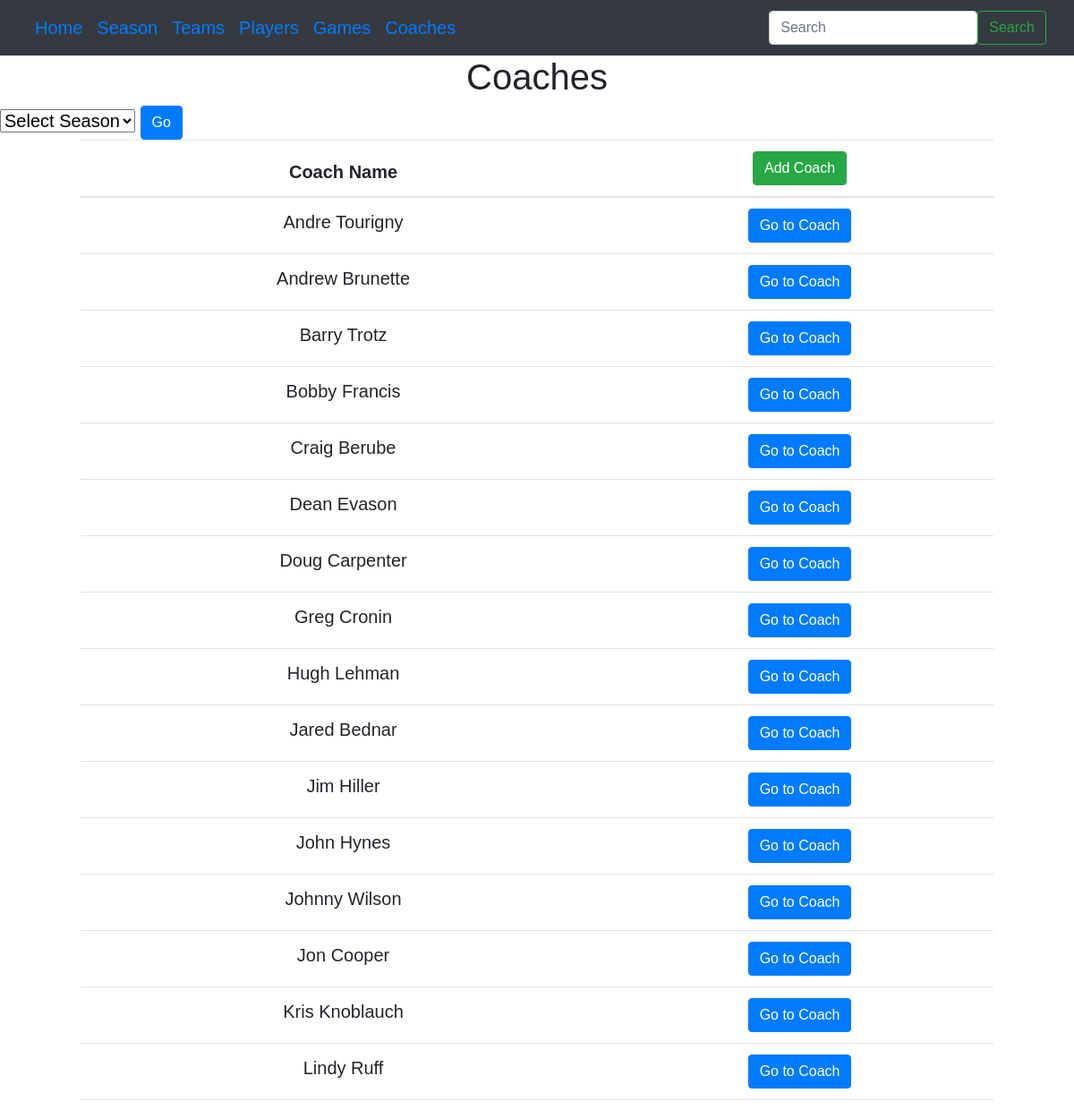
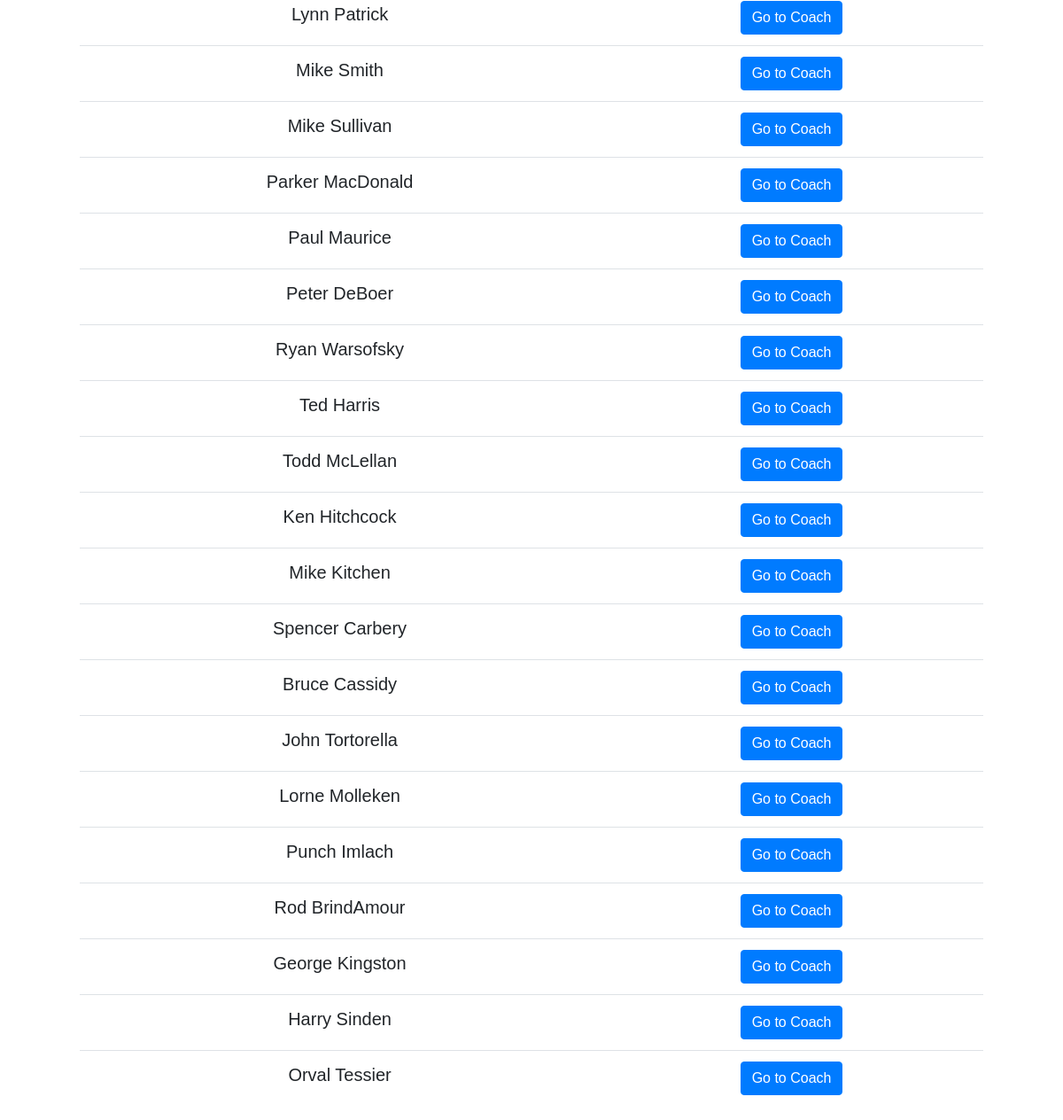
The app's page /coaches with its own data (2 pictures, top to bottom).
### tables this page shows
CREATE TABLE Coach (
    coachid INTEGER PRIMARY KEY,
    name TEXT,
    dateofbirth DATE,
    hometown TEXT
);

### flaskr/coach.py (the view, shortened to what this page needs)
@bp.route('/coaches', methods=['GET','POST'])
def coaches():
    db = get_db()
    cursor = db.execute(min_max_years)
    db.commit()
    max_min_years = []
    for result in cursor:
        max_min_years.append(result)
    max_year = max_min_years[0][0]
    min_year = max_min_years[0][1]
    years=[]
    for year in range(min_year, max_year+1):
        years.append(year)
    if request.method == 'GET':
        cursor = db.execute(coaches_query)
        db.commit()
        coaches = []
        for result in cursor:
            coaches.append(result)
        return render_template("coach/coaches.html", coaches = coaches, years = years)

### flaskr/db.py (called while the page is built)
def get_db():
    if 'db' not in g:
        g.db = sqlite3.connect(
            current_app.config['DATABASE'],
            detect_types=sqlite3.PARSE_DECLTYPES
        )
        g.db.row_factory = sqlite3.Row
    return g.db

### flaskr/templates/coach/coaches.html (shortened to what this page needs)
{% extends 'base.html' %}
{% block header %}
  <h1 class="headtitle">{% block title %}Coaches{% endblock %}</h1>
{% endblock %}
{% block content %}
<form method="POST" action="{{url_for('coach.coaches')}}">
    <select class="form-select" aria-label="Default select example" name="season_select">
        <option selected>Select Season</option>
    </select>
    <button type="submit" class="btn btn-primary">Go</button>
</form>
<div class="text-center mx-auto" style="width: 85%;">
    <table class="table">
    <thead>
        <tr>
        <th scope="col">Coach Name</th>
        <th><a href="{{url_for('coach.add_coaches_form')}}"><button type="button" class="btn btn-success">Add Coach</button></a></th>
        </tr>
    </thead>
    <tbody>
    {% for coach in coaches%}
    <tr>
    <td>{{coach[0]}}</td>
    <td>
        <a href="{{url_for('coach.coaches')}}/{{coach[1]}}"><button type="button" class="btn btn-primary">Go to Coach</button></a>
    </td>
    </tr>
    {% endfor %}
</div>
{% endblock %}

### flaskr/static/style.css (style rules this page uses)
body { font-size: 15pt; font-family: arial; }

### records on screen
Coach: name "Andre Tourigny"
Coach: name "Andrew Brunette"
Coach: name "Barry Trotz"
Coach: name "Bobby Francis"
Coach: name "Craig Berube"
Coach: name "Dean Evason"
Coach: name "Doug Carpenter"
Coach: name "Greg Cronin"
Coach: name "Hugh Lehman"
Coach: name "Jared Bednar"
Coach: name "Jim Hiller"
Coach: name "John Hynes"
Coach: name "Johnny Wilson"
Coach: name "Jon Cooper"
Coach: name "Kris Knoblauch"
Coach: name "Lindy Ruff"
Coach: name "Lynn Patrick"
Coach: name "Mike Smith"
Coach: name "Mike Sullivan"
Coach: name "Parker MacDonald"
Coach: name "Paul Maurice"
Coach: name "Peter DeBoer"
Coach: name "Ryan Warsofsky"
Coach: name "Ted Harris"
Coach: name "Todd McLellan"
Coach: name "Ken Hitchcock"
Coach: name "Mike Kitchen"
Coach: name "Spencer Carbery"
Coach: name "Bruce Cassidy"
Coach: name "John Tortorella"
Coach: name "Lorne Molleken"
Coach: name "Punch Imlach"
Coach: name "Rod BrindAmour"
Coach: name "George Kingston"
Coach: name "Harry Sinden"
Coach: name "Orval Tessier"
